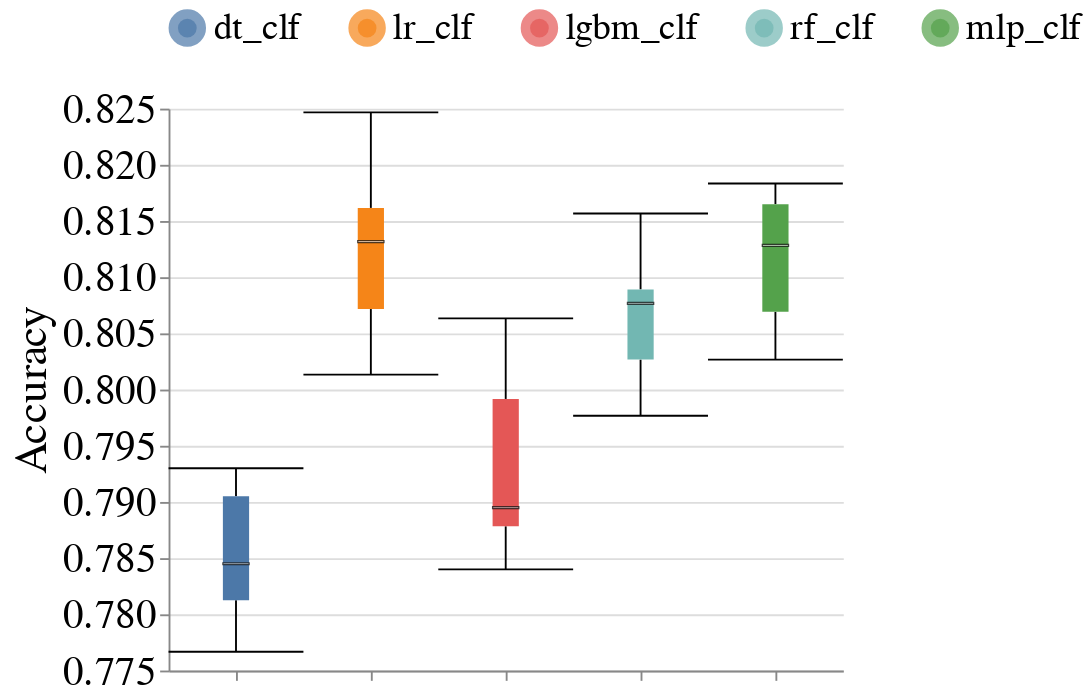

Source (notebook cell):
### Markdown cell above
### Overall Metrics

### Code cell
create_box_plots_for_diff_baseline_models(dataset_name=DATASET_NAME,
                                          metric_name='Accuracy',
                                          db_client=db_client)

### Figure 1 — Vega-Lite specification as saved in the notebook (floating-point values rounded to 4 significant figures)
{"config": {"view": {"continuousWidth": 400, "continuousHeight": 300, "stroke": null}, "axis": {"labelFontSize": 22, "labelFontWeight": "normal", "titleFontSize": 24, "titleFontWeight": "normal"}, "facet": {"spacing": 10}, "header": {"labelFontSize": 20, "labelOrient": "bottom", "labelPadding": 5, "titleFontSize": 20}, "legend": {"columns": 5, "direction": "horizontal", "labelFontSize": 20, "labelLimit": 400, "orient": "top", "symbolStrokeWidth": 10, "titleAnchor": "middle", "titleFontSize": 22, "titleLimit": 300}, "title": {"fontSize": 20}}, "data": {"name": "data-ece034c168d73385de6110b340708f12"}, "mark": {"type": "boxplot", "median": {"stroke": "black", "strokeWidth": 0.7}, "ticks": true}, "encoding": {"color": {"field": "Model_Name", "sort": ["dt_clf", "lr_clf", "lgbm_clf", "rf_clf", "mlp_clf"], "title": null, "type": "nominal"}, "x": {"axis": {"labels": false}, "field": "Model_Name", "sort": ["dt_clf", "lr_clf", "lgbm_clf", "rf_clf", "mlp_clf"], "title": null, "type": "nominal"}, "y": {"field": "Metric_Value", "scale": {"zero": false}, "title": "Accuracy", "type": "quantitative"}}, "width": 360, "$schema": "https://vega.github.io/schema/vega-lite/v4.17.0.json", "datasets": {"data-ece034c168d73385de6110b340708f12": [{"Dataset_Name": "folk", "Null_Imputer_Name": "baseline", "Virny_Random_State": 100, "Model_Name": "dt_clf", "Subgroup": "overall", "Metric": "Accuracy", "Metric_Value": 0.781}, {"Dataset_Name": "folk", "Null_Imputer_Name": "baseline", "Virny_Random_State": 200, "Model_Name": "dt_clf", "Subgroup": "overall", "Metric": "Accuracy", "Metric_Value": 0.7917}, {"Dataset_Name": "folk", "Null_Imputer_Name": "baseline", "Virny_Random_State": 300, "Model_Name": "dt_clf", "Subgroup": "overall", "Metric": "Accuracy", "Metric_Value": 0.7767}, {"Dataset_Name": "folk", "Null_Imputer_Name": "baseline", "Virny_Random_State": 100, "Model_Name": "lr_clf", "Subgroup": "overall", "Metric": "Accuracy", "Metric_Value": 0.8157}, {"Dataset_Name": "folk", "Null_Imputer_Name": "baseline", "Virny_Random_State": 400, "Model_Name": "dt_clf", "Subgroup": "overall", "Metric": "Accuracy", "Metric_Value": 0.787}, {"Dataset_Name": "folk", "Null_Imputer_Name": "baseline", "Virny_Random_State": 500, "Model_Name": "dt_clf", "Subgroup": "overall", "Metric": "Accuracy", "Metric_Value": 0.793}, {"Dataset_Name": "folk", "Null_Imputer_Name": "baseline", "Virny_Random_State": 600, "Model_Name": "dt_clf", "Subgroup": "overall", "Metric": "Accuracy", "Metric_Value": 0.782}, {"Dataset_Name": "folk", "Null_Imputer_Name": "baseline", "Virny_Random_State": 200, "Model_Name": "lr_clf", "Subgroup": "overall", "Metric": "Accuracy", "Metric_Value": 0.8247}, {"Dataset_Name": "folk", "Null_Imputer_Name": "baseline", "Virny_Random_State": 300, "Model_Name": "lr_clf", "Subgroup": "overall", "Metric": "Accuracy", "Metric_Value": 0.806}, {"Dataset_Name": "folk", "Null_Imputer_Name": "baseline", "Virny_Random_State": 400, "Model_Name": "lr_clf", "Subgroup": "overall", "Metric": "Accuracy", "Metric_Value": 0.8107}, {"Dataset_Name": "folk", "Null_Imputer_Name": "baseline", "Virny_Random_State": 500, "Model_Name": "lr_clf", "Subgroup": "overall", "Metric": "Accuracy", "Metric_Value": 0.8163}, {"Dataset_Name": "folk", "Null_Imputer_Name": "baseline", "Virny_Random_State": 600, "Model_Name": "lr_clf", "Subgroup": "overall", "Metric": "Accuracy", "Metric_Value": 0.8013}, {"Dataset_Name": "folk", "Null_Imputer_Name": "baseline", "Virny_Random_State": 100, "Model_Name": "rf_clf", "Subgroup": "overall", "Metric": "Accuracy", "Metric_Value": 0.809}, {"Dataset_Name": "folk", "Null_Imputer_Name": "baseline", "Virny_Random_State": 100, "Model_Name": "lgbm_clf", "Subgroup": "overall", "Metric": "Accuracy", "Metric_Value": 0.7907}, {"Dataset_Name": "folk", "Null_Imputer_Name": "baseline", "Virny_Random_State": 200, "Model_Name": "lgbm_clf", "Subgroup": "overall", "Metric": "Accuracy", "Metric_Value": 0.8063}, {"Dataset_Name": "folk", "Null_Imputer_Name": "baseline", "Virny_Random_State": 200, "Model_Name": "rf_clf", "Subgroup": "overall", "Metric": "Accuracy", "Metric_Value": 0.8157}, {"Dataset_Name": "folk", "Null_Imputer_Name": "baseline", "Virny_Random_State": 300, "Model_Name": "lgbm_clf", "Subgroup": "overall", "Metric": "Accuracy", "Metric_Value": 0.784}, {"Dataset_Name": "folk", "Null_Imputer_Name": "baseline", "Virny_Random_State": 300, "Model_Name": "rf_clf", "Subgroup": "overall", "Metric": "Accuracy", "Metric_Value": 0.7977}, {"Dataset_Name": "folk", "Null_Imputer_Name": "baseline", "Virny_Random_State": 400, "Model_Name": "lgbm_clf", "Subgroup": "overall", "Metric": "Accuracy", "Metric_Value": 0.7877}, {"Dataset_Name": "folk", "Null_Imputer_Name": "baseline", "Virny_Random_State": 400, "Model_Name": "rf_clf", "Subgroup": "overall", "Metric": "Accuracy", "Metric_Value": 0.8067}, {"Dataset_Name": "folk", "Null_Imputer_Name": "baseline", "Virny_Random_State": 500, "Model_Name": "lgbm_clf", "Subgroup": "overall", "Metric": "Accuracy", "Metric_Value": 0.802}, {"Dataset_Name": "folk", "Null_Imputer_Name": "baseline", "Virny_Random_State": 500, "Model_Name": "rf_clf", "Subgroup": "overall", "Metric": "Accuracy", "Metric_Value": 0.8087}, {"Dataset_Name": "folk", "Null_Imputer_Name": "baseline", "Virny_Random_State": 600, "Model_Name": "lgbm_clf", "Subgroup": "overall", "Metric": "Accuracy", "Metric_Value": 0.7883}, {"Dataset_Name": "folk", "Null_Imputer_Name": "baseline", "Virny_Random_State": 600, "Model_Name": "rf_clf", "Subgroup": "overall", "Metric": "Accuracy", "Metric_Value": 0.8013}, {"Dataset_Name": "folk", "Null_Imputer_Name": "baseline", "Virny_Random_State": 300, "Model_Name": "mlp_clf", "Subgroup": "overall", "Metric": "Accuracy", "Metric_Value": 0.8057}, {"Dataset_Name": "folk", "Null_Imputer_Name": "baseline", "Virny_Random_State": 100, "Model_Name": "mlp_clf", "Subgroup": "overall", "Metric": "Accuracy", "Metric_Value": 0.815}, {"Dataset_Name": "folk", "Null_Imputer_Name": "baseline", "Virny_Random_State": 500, "Model_Name": "mlp_clf", "Subgroup": "overall", "Metric": "Accuracy", "Metric_Value": 0.8183}, {"Dataset_Name": "folk", "Null_Imputer_Name": "baseline", "Virny_Random_State": 400, "Model_Name": "mlp_clf", "Subgroup": "overall", "Metric": "Accuracy", "Metric_Value": 0.817}, {"Dataset_Name": "folk", "Null_Imputer_Name": "baseline", "Virny_Random_State": 600, "Model_Name": "mlp_clf", "Subgroup": "overall", "Metric": "Accuracy", "Metric_Value": 0.8027}, {"Dataset_Name": "folk", "Null_Imputer_Name": "baseline", "Virny_Random_State": 200, "Model_Name": "mlp_clf", "Subgroup": "overall", "Metric": "Accuracy", "Metric_Value": 0.8107}]}}
